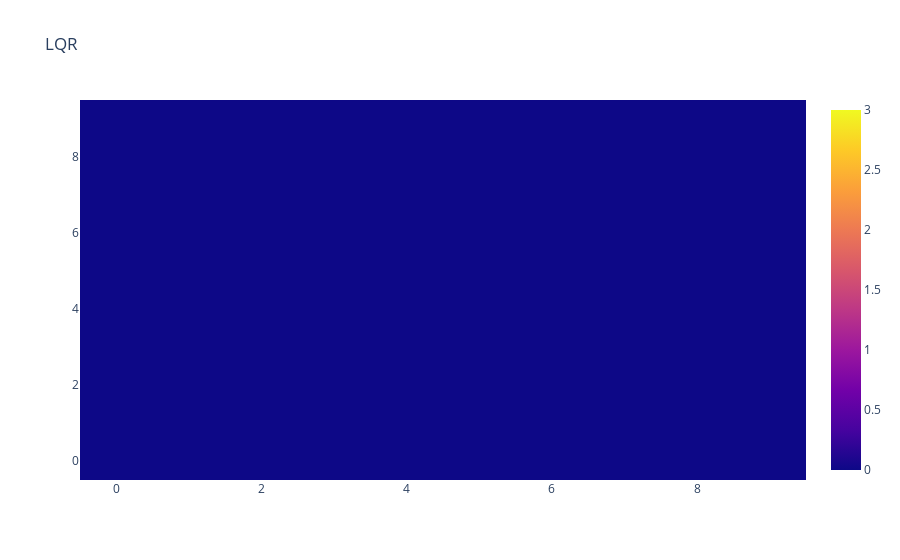
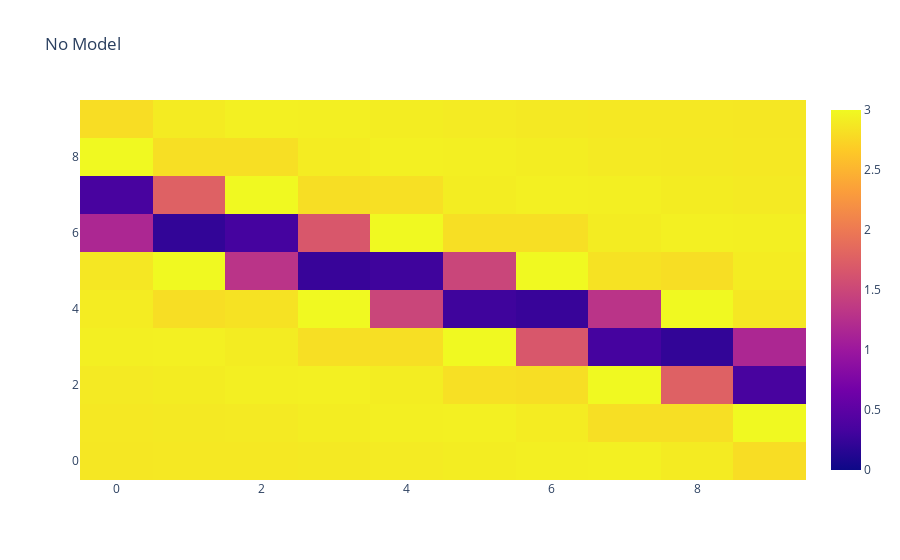
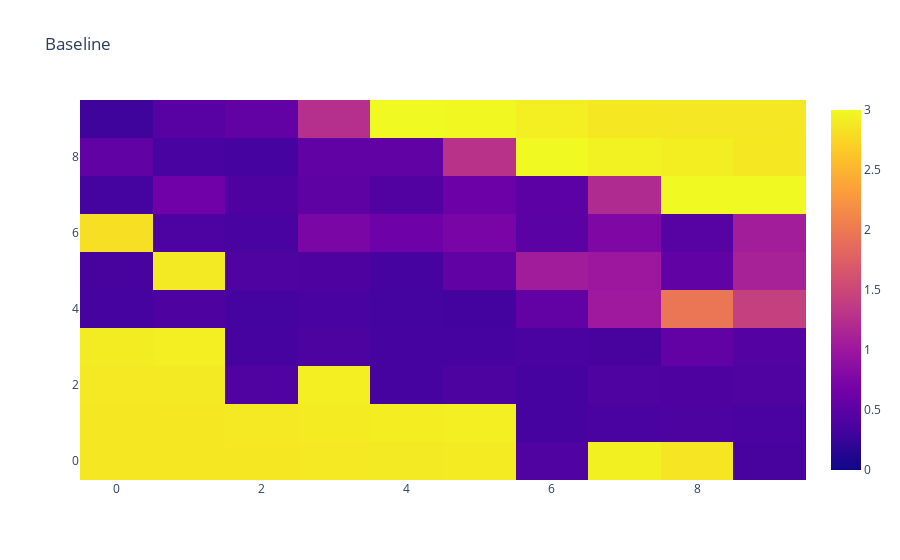
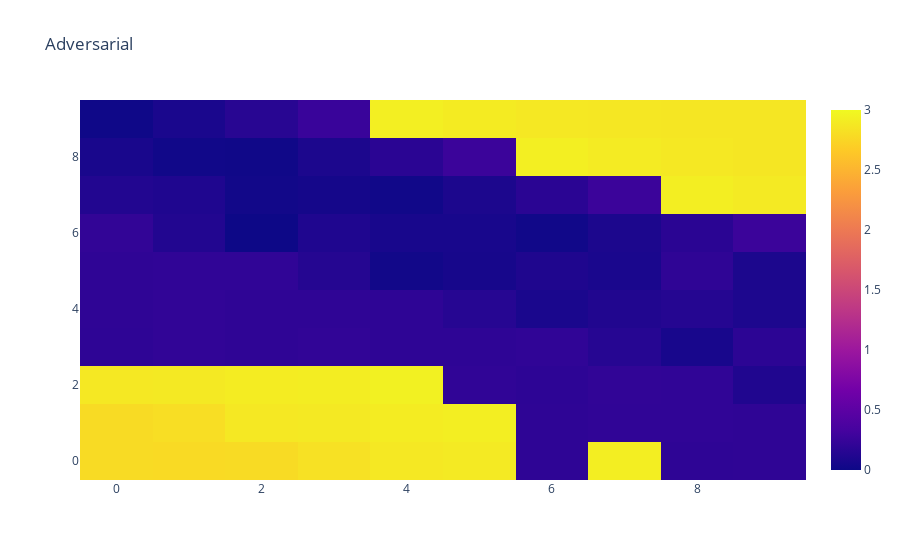

The cell these charts' notebook holds for them, in order:
### Code cell
conv_thresh = .2
zmin = 0.
zmax = 3

fig = go.Figure()
fig.add_trace(go.Heatmap(
    z = bench_lqr.detach().numpy(),
    zmin = zmin,
    zmax = zmax,
    ))
fig.update_layout(
    title="LQR",
)
fig.show()

fig = go.Figure()
fig.add_trace(go.Heatmap(
    z = bench_no_model.detach().numpy(),
    zmin = zmin,
    zmax = zmax,
    ))
fig.update_layout(
    title="No Model",
)
fig.show()

fig = go.Figure()
fig.add_trace(go.Heatmap(
    z = bench_baseline.detach().numpy(),
    zmin = zmin,
    zmax = zmax,
    ))
fig.update_layout(
    title="Baseline",
)
fig.show()

fig = go.Figure()
fig.add_trace(go.Heatmap(
    z = bench_adv.detach().numpy(),
    zmin = zmin,
    zmax = zmax,
    ))
fig.update_layout(
    title="Adversarial",
)
fig.show()

fig = go.Figure()
fig.add_trace(go.Heatmap(
    z = torch.Tensor(bench_lqr.detach().numpy() < conv_thresh).type(vf.dtype),
    zmin = 0,
    zmax = 1,
    ))
fig.update_layout(
    title="LQR",
)
fig.show()

fig = go.Figure()
fig.add_trace(go.Heatmap(
    z = torch.Tensor(bench_no_model.detach().numpy() < conv_thresh).type(vf.dtype),
    ))
fig.update_layout(
    title="No Model",
)
fig.show()

fig = go.Figure()
fig.add_trace(go.Heatmap(
    z = torch.Tensor(bench_baseline.detach().numpy() < conv_thresh).type(vf.dtype),
    zmin = 0,
    zmax = 1,
    ))
fig.update_layout(
    title="Baseline",
)
fig.show()

fig = go.Figure()
fig.add_trace(go.Heatmap(
    z = torch.Tensor(bench_adv.detach().numpy() < conv_thresh).type(vf.dtype),
    zmin = 0,
    zmax = 1,
    ))
fig.update_layout(
    title="Adversarial",
)
fig.show()
